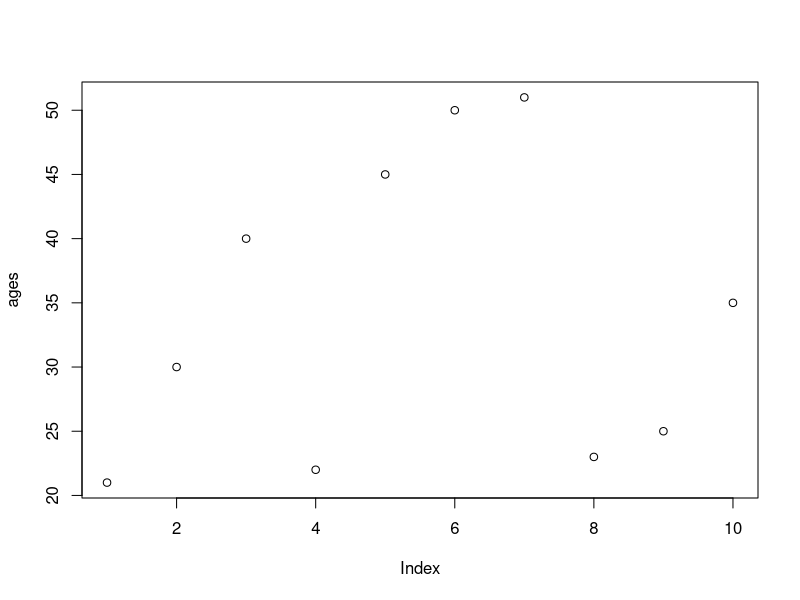
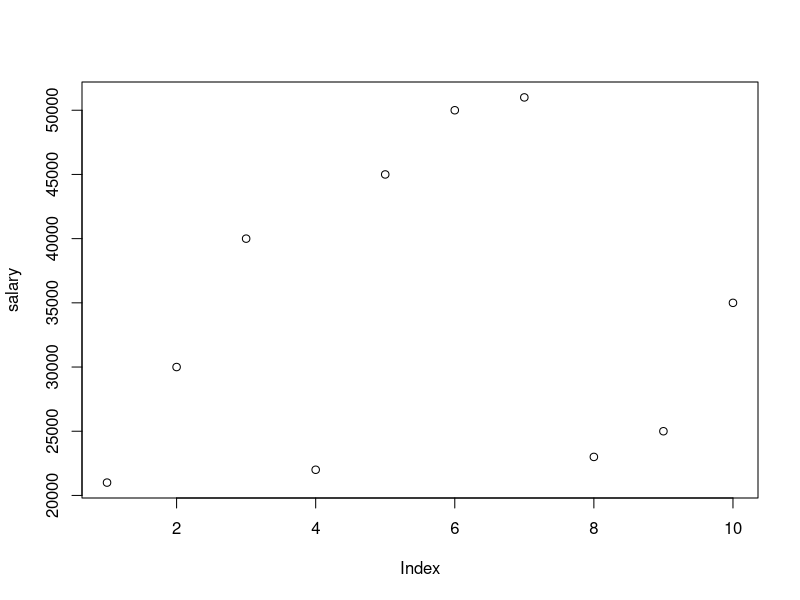
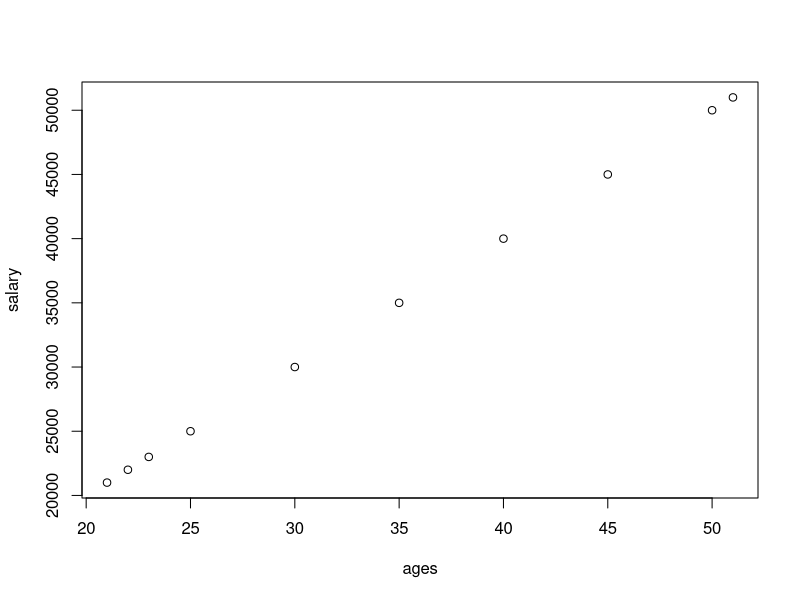
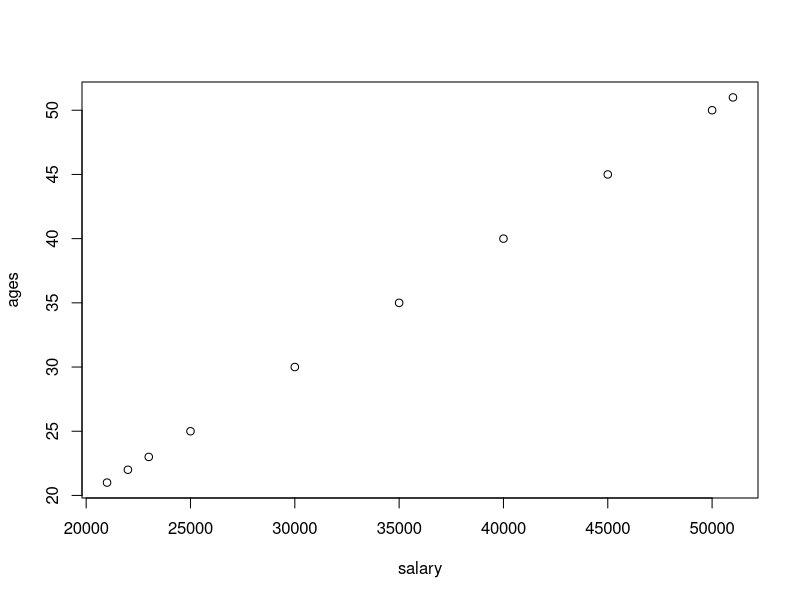
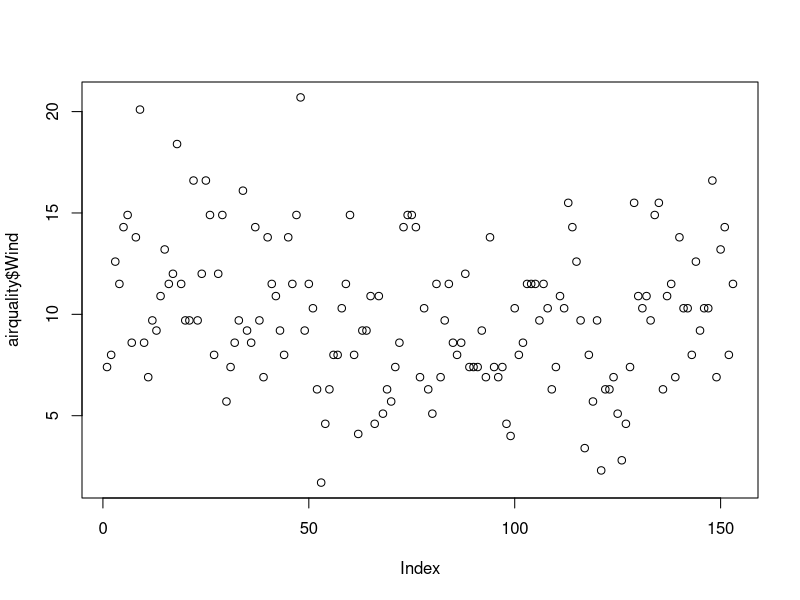
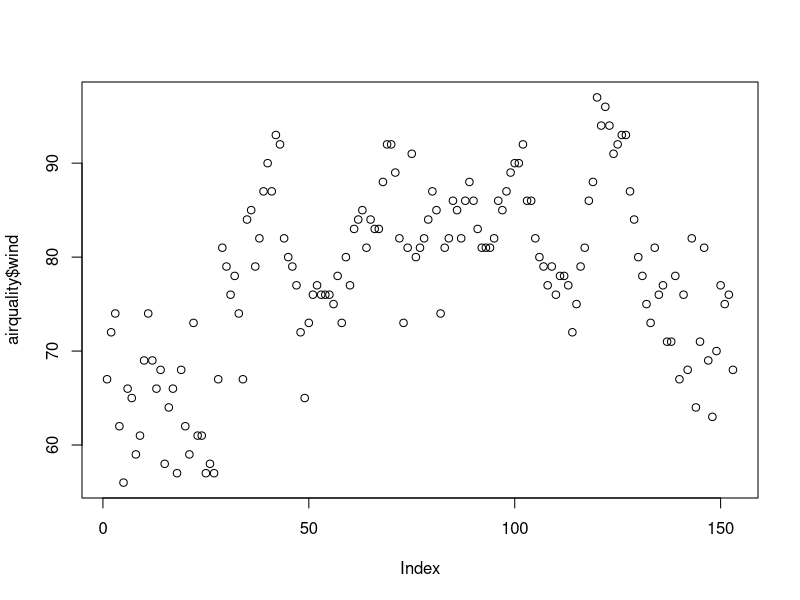
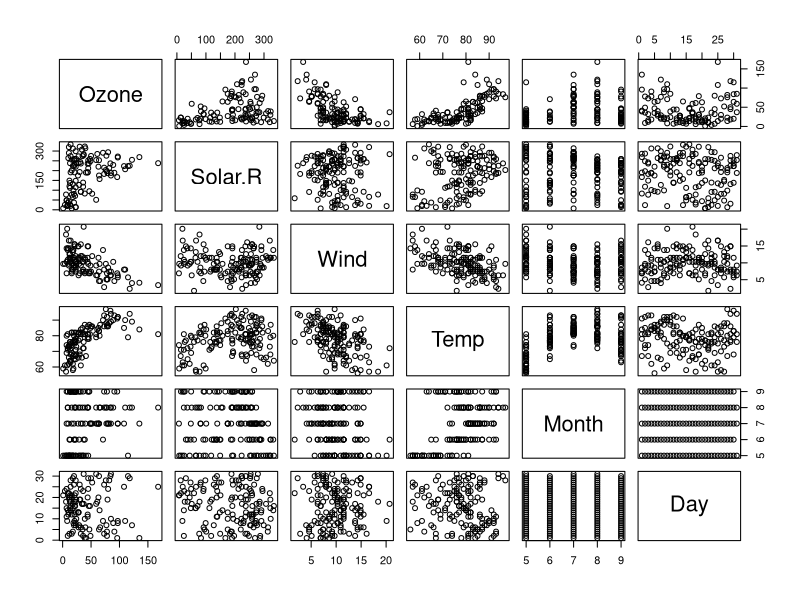
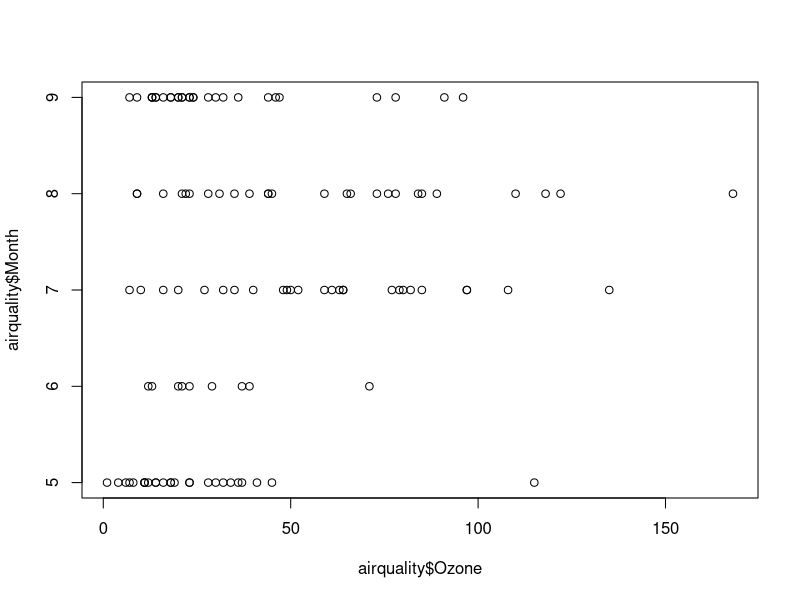

Recreate these plots in R, in order. (Note: this script raises an error after producing the figures.)
ages=c(21,30,40,22,45,50,51,23,25,35)
plot(ages)

salary=c(21000,30000,40000,22000,45000,50000,51000,23000,25000,35000)
plot(salary)

plot(ages,salary)
plot(salary,ages)


help(plot)
########################################################

#Import Dataset
data()
airquality=datasets::airquality

#top 10 rows and last 1 rows
head(airquality,10)
tail(airquality,10)
names(airquality)#names of all coloumns
dim(airquality)

airquality[,c(1,2)]
df=airquality[,-6]#exclude coloumn 6
df

summary(airquality[,1])#summary for col 1

summary(airquality$Temp)
summary(airquality$Wind)

summary(airquality)

##############visualization
plot(airquality$Wind)

plot(airquality$Temp,airquality$wind,type="p")

plot(airquality) #Scater plot
help(plot)
plot(airquality$Ozone,airquality$Month)
plot(airquality$Month,airquality$Ozone)


#points and lines
plot(airquality$Wind,type= "p")
plot(airquality$Wind,type= "l")
plot(airquality$Wind,type= "b")
help(plot)

plot(airquality$Wind,
     xlab="Ozone Concentration",
     ylab="No of Instances",
     main="Ozone levels in NY city",
     col="chartreuse",
     type="l")
plot(airquality,col="cyan")#plot of entire dataset        
plot(airquality$Ozone,airquality$Solar.R)#x-axis
plot(airquality$Solar.R,airquality$Ozone.R)

#horizontal bar plot
barplot(airquality$Ozone,
        main="Ozone concentration in air",
        col="cyan",
        horiz=T,
        axes=F
       )
help(barplot)


#Histogram
hist(airquality$Temp)
hist(airquality$Temp,
     main="Solar radiation values in air",
     xlab="Solar rad",
     col="cyan",
     border="chartreuse")
help(hist)

#single box plot

boxplot(airquality$Wind,
        main="Boxplot",
        col="blue",
        border="red",
        horizontal=T)
boxplot.stats(airquality$Wind)$out#outlier value

airquality$Ozone

#multiple box plots
boxplot(airquality[,1:4],
        main="Multiple box plots",
        horizontal=T,
        col="salmon")
#############
help(par)
par(mfrow=c(3,3),mar=c(1,2,1,2),las=0,bty="0")
plot(airquality$Ozone)
plot(airquality$Ozone,airquality$Wind)
plot(airquality$Ozone,type="l")
plot(airquality$Wind,type="l")
plot(airquality$Solar.R,type="l")
barplot(airquality$Ozone,main="Ozone concentration",
        xlab="Ozone levels",col="cyan",horiz=T)
hist(airquality$Solar.R)
boxplot(airquality)
boxplot(airquality[,0:4],main="Multiple box plots")

#considering NA values
airquality
max(airquality$Wind)
min(airquality$Ozone)
min(airquality$Temp)
min(airquality$Solar.R)
mean(airquality$Solar.R)
mean(airquality$Wind)

mean(airquality$Solar.R,na.rm=T)#o remove na values
median(airquality$Ozone)
median(airquality$Ozone,na.rm=T)
min(airquality$Ozone)
min(airquality$Ozone,na.rm=T)

#google foll func as variance in R,etc
#var
#skewness
#kurtosis
#Density plot

var(airquality$Wind)
sd(airquality$Ozone)#standard deviation
sd(airquality$Ozone,na.rm=T)

skewness(airquality$Ozone)
kurtosis(airquality$Ozone)

skewness(airquality$Ozone,na.rm=T)
kurtosis(airquality$Ozone,na.rm=T)
skewness(airquality[,1:4],na.rm=T)

#Density plot
plot(density(airquality$Wind))
plot(density(airquality$Ozone,na.rm=T))
??density #check kernel density estimation

##In class exr
e_quakes=datasets::quakes
















